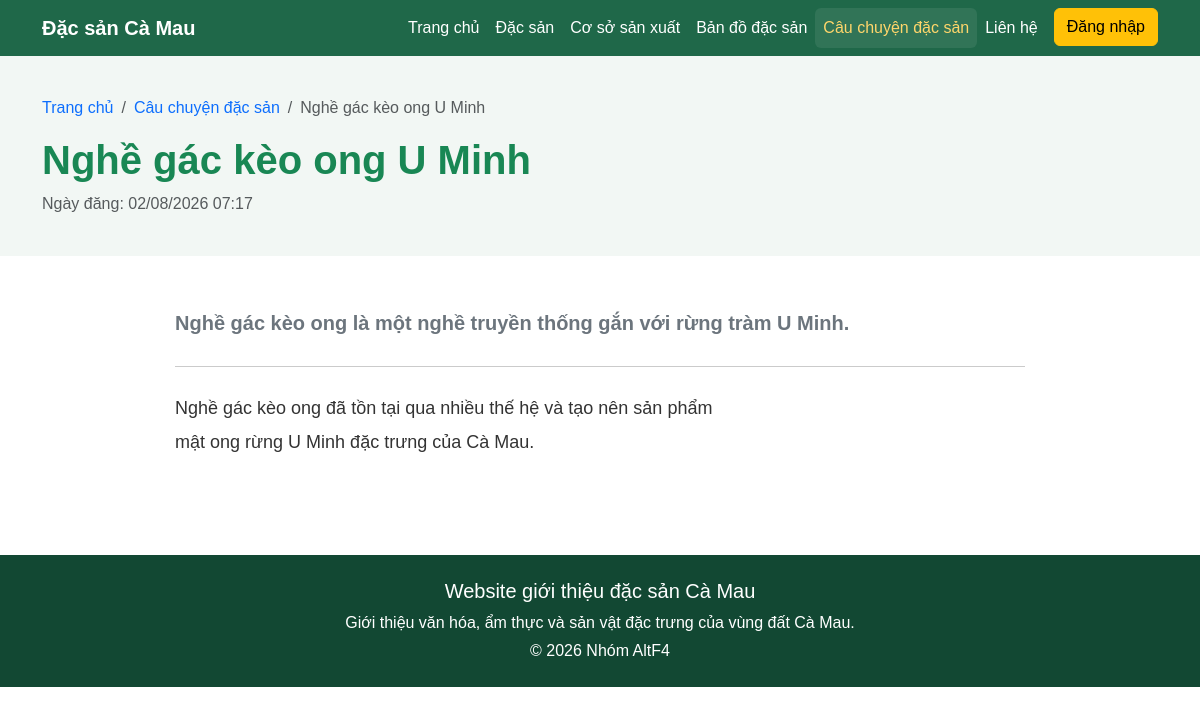
The app's page /chi-tiet-bai-viet.php?id=1 with its own data.
### tables this page shows
CREATE TABLE `bai_viet` (
  `id` int(11) NOT NULL,
  `tieu_de` varchar(255) NOT NULL,
  `slug` varchar(280) NOT NULL,
  `tom_tat` text DEFAULT NULL,
  `noi_dung` longtext NOT NULL,
  `hinh_anh` varchar(255) DEFAULT NULL,
  `trang_thai` enum('nhap','xuat_ban') NOT NULL DEFAULT 'nhap',
  `ngay_dang` datetime DEFAULT NULL,
  `ngay_tao` datetime NOT NULL DEFAULT current_timestamp(),
  `ngay_cap_nhat` datetime NOT NULL DEFAULT current_timestamp() ON UPDATE current_timestamp()
);

### chi-tiet-bai-viet.php (the view, shortened to what this page needs)
<?php
require_once __DIR__ . '/config/database.php';
$id = filter_input(INPUT_GET, 'id', FILTER_VALIDATE_INT);
$stmt = $pdo->prepare(
    "SELECT
        id,
        tieu_de,
        tom_tat,
        noi_dung,
        hinh_anh,
        ngay_dang
     FROM bai_viet
     WHERE id = :id
       AND trang_thai = 'xuat_ban'
     LIMIT 1"
);
$stmt->execute(['id' => $id]);
$baiViet = $stmt->fetch();
require_once __DIR__ . '/includes/header.php';
require_once __DIR__ . '/includes/navbar.php';
?>
<?php if (!$baiViet): ?>
    <main class="container py-5">
        <div class="alert alert-warning text-center py-5">
            <h1 class="h3">Không tìm thấy bài viết</h1>
            <p>
                Bài viết không tồn tại hoặc chưa được xuất bản.
            </p>
            <a
                href="/dac-san-ca-mau/bai-viet.php"
                class="btn btn-success"
            >
                Quay lại danh sách
            </a>
        </div>
    </main>
<?php else: ?>
    <section class="article-header">
        <div class="container">
            <nav aria-label="breadcrumb">
                <ol class="breadcrumb">
                    <li class="breadcrumb-item">
                        <a href="/dac-san-ca-mau/">
                            Trang chủ
                        </a>
                    </li>
                    <li class="breadcrumb-item">
                        <a href="/dac-san-ca-mau/bai-viet.php">
                            Câu chuyện đặc sản
                        </a>
                    </li>
                    <li class="breadcrumb-item active">
                        <?= htmlspecialchars($baiViet['tieu_de']) ?>
                    </li>
                </ol>
            </nav>
            <h1 class="display-6 fw-bold text-success">
                <?= htmlspecialchars($baiViet['tieu_de']) ?>
            </h1>
            <?php if (!empty($baiViet['ngay_dang'])): ?>
                <p class="text-muted mb-0">
                    Ngày đăng:
                    <?= date(
                        'd/m/Y H:i',
                        strtotime($baiViet['ngay_dang'])
                    ) ?>
                </p>
            <?php endif; ?>
        </div>
    </section>
    <main class="container py-5">
        <article class="article-content">
            <?php if (!empty($baiViet['tom_tat'])): ?>
                <p class="lead fw-semibold text-secondary">
                    <?= nl2br(
                        htmlspecialchars($baiViet['tom_tat'])
                    ) ?>
                </p>
                <hr class="my-4">
            <?php endif; ?>
            <div>
                <?= nl2br(
                    htmlspecialchars($baiViet['noi_dung'])
                ) ?>
            </div>
        </article>
    </main>
<?php endif; ?>
<?php require_once __DIR__ . '/includes/footer.php'; ?>

### assets/css/style.css (style rules this page uses)
:root { --mau-xanh: #1f5d42; --mau-xanh-dam: #153f2e; --mau-vang: #d8a63c; --mau-kem: #fffaf0; --mau-chu: #333333; }
body { font-family: Arial, sans-serif; color: var(--mau-chu); background-color: #ffffff; }
html, body { min-height: 100%; }
body { margin: 0; overflow-x: hidden; background-color: #ffffff; }
a { text-decoration: none; }

### chi-tiet-bai-viet.php (style rules this page uses)
.article-header { padding: 40px 0; background-color: #f2f7f4; }
.article-content { max-width: 850px; margin: 0 auto; font-size: 18px; line-height: 1.9; }

### records on screen
bai_viet: tieu_de "Nghề gác kèo ong U Minh", ngay_dang "02/08/2026 07:17", tom_tat "Nghề gác kèo ong là một nghề truyền thống gắn với rừng tràm U Minh.", noi_dung "Nghề gác kèo ong đã tồn tại qua nhiều thế hệ và tạo nên sản phẩm mật ong rừng U Minh đặc trưng của Cà Mau."
